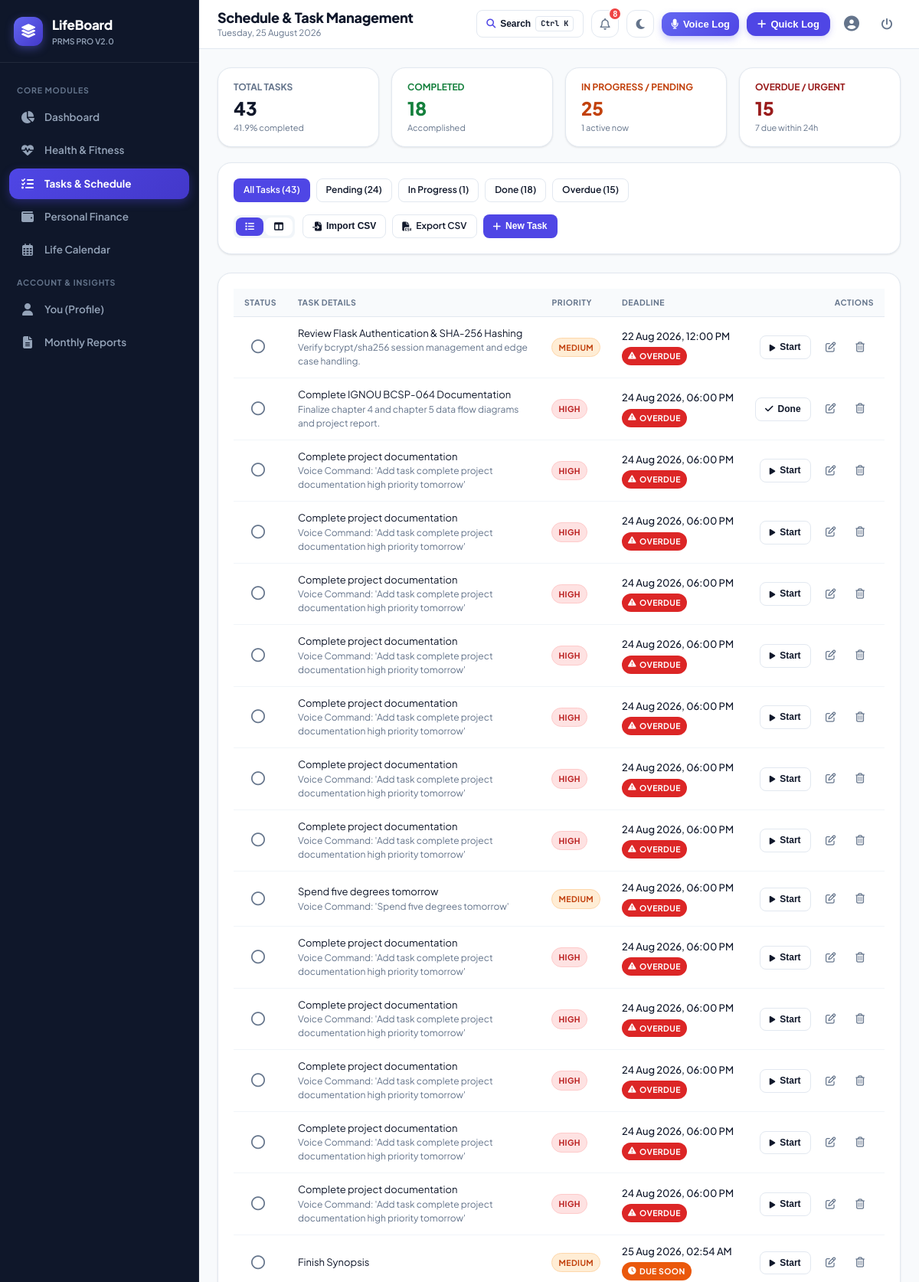
/tasks (signed in, upper part), run on the app's committed database.
### tables this page shows
CREATE TABLE tasks (
        task_id INTEGER PRIMARY KEY AUTOINCREMENT,
        user_id INTEGER NOT NULL,
        title VARCHAR(100) NOT NULL,
        description TEXT,
        priority VARCHAR(10) NOT NULL CHECK (priority IN ('high', 'medium', 'low')),
        status VARCHAR(15) DEFAULT 'pending' CHECK (status IN ('pending', 'in_progress', 'done')),
        deadline DATETIME NOT NULL,
        completed_at DATETIME,
        created_at DATETIME DEFAULT CURRENT_TIMESTAMP,
        FOREIGN KEY (user_id) REFERENCES users(user_id) ON DELETE CASCADE
    );

### app.py (the view)
@app.route('/tasks')
@login_required
def tasks():
    user_id = session['user_id']
    filter_status = request.args.get('status', 'all').lower()
    view_mode = request.args.get('view', 'list') # 'list' or 'board'
    task_list = models.get_user_tasks(user_id, filter_status=filter_status)
    task_summary = models.get_task_summary(user_id)
    pending_tasks = [t for t in task_list if t['status'] == 'pending']
    in_progress_tasks = [t for t in task_list if t['status'] == 'in_progress']
    done_tasks = [t for t in task_list if t['status'] == 'done']
    return render_template('tasks/index.html',
                           tasks=task_list,
                           summary=task_summary,
                           current_filter=filter_status,
                           view_mode=view_mode,
                           pending_tasks=pending_tasks,
                           in_progress_tasks=in_progress_tasks,
                           done_tasks=done_tasks)

### templates/tasks/index.html (shortened to what this page needs)
{% extends "base.html" %}
{% block page_title %}Schedule & Task Management{% endblock %}
{% block content %}
<div class="grid-4">
  <div class="card" style="padding: 16px 20px;">
    <div style="font-size: 12px; font-weight: 700; color: var(--text-muted); text-transform: uppercase;">Total Tasks</div>
    <div style="font-size: 24px; font-weight: 800; color: var(--text-main);">{{ summary.total }}</div>
    <div style="font-size: 11px; color: var(--text-muted);">{{ summary.completion_rate }}% completed</div>
  </div>
  <div class="card" style="padding: 16px 20px;">
    <div style="font-size: 12px; font-weight: 700; color: #15803d; text-transform: uppercase;">Completed</div>
    <div style="font-size: 24px; font-weight: 800; color: #15803d;">{{ summary.done }}</div>
    <div style="font-size: 11px; color: var(--text-muted);">Accomplished</div>
  </div>
  <div class="card" style="padding: 16px 20px;">
    <div style="font-size: 12px; font-weight: 700; color: #c2410c; text-transform: uppercase;">In Progress / Pending</div>
    <div style="font-size: 24px; font-weight: 800; color: #c2410c;">{{ summary.pending + summary.in_progress }}</div>
    <div style="font-size: 11px; color: var(--text-muted);">{{ summary.in_progress }} active now</div>
  </div>
  <div class="card" style="padding: 16px 20px;">
    <div style="font-size: 12px; font-weight: 700; color: #991b1b; text-transform: uppercase;">Overdue / Urgent</div>
    <div style="font-size: 24px; font-weight: 800; color: #991b1b;">{{ summary.overdue }}</div>
    <div style="font-size: 11px; color: var(--text-muted);">{{ summary.due_soon }} due within 24h</div>
  </div>
</div>
<div class="card" style="margin-bottom: 24px;">
  <div style="display: flex; justify-content: space-between; align-items: center; flex-wrap: wrap; gap: 16px;">
    <div style="display: flex; gap: 8px; flex-wrap: wrap;">
      <a href="{{ url_for('tasks', status='all', view=view_mode) }}" class="btn btn-sm {% if current_filter == 'all' %}btn-primary{% else %}btn-secondary{% endif %}">
        All Tasks ({{ summary.total }})
      </a>
      <a href="{{ url_for('tasks', status='pending', view=view_mode) }}" class="btn btn-sm {% if current_filter == 'pending' %}btn-primary{% else %}btn-secondary{% endif %}">
        Pending ({{ summary.pending }})
      </a>
      <a href="{{ url_for('tasks', status='in_progress', view=view_mode) }}" class="btn btn-sm {% if current_filter == 'in_progress' %}btn-primary{% else %}btn-secondary{% endif %}">
        In Progress ({{ summary.in_progress }})
      </a>
      <a href="{{ url_for('tasks', status='done', view=view_mode) }}" class="btn btn-sm {% if current_filter == 'done' %}btn-primary{% else %}btn-secondary{% endif %}">
        Done ({{ summary.done }})
      </a>
      <a href="{{ url_for('tasks', status='overdue', view=view_mode) }}" class="btn btn-sm {% if current_filter == 'overdue' %}btn-danger{% else %}btn-secondary{% endif %}">
        Overdue ({{ summary.overdue }})
      </a>
    </div>
    <div style="display: flex; gap: 10px; align-items: center;">
      <div style="background: #f1f5f9; padding: 3px; border-radius: 8px; display: flex; gap: 2px;">
        <a href="{{ url_for('tasks', status=current_filter, view='list') }}" class="btn btn-sm {% if view_mode == 'list' %}btn-primary{% else %}btn-secondary{% endif %}" style="border: none;" title="List View">
          <i class="fa-solid fa-list"></i>
        </a>
        <a href="{{ url_for('tasks', status=current_filter, view='board') }}" class="btn btn-sm {% if view_mode == 'board' %}btn-primary{% else %}btn-secondary{% endif %}" style="border: none;" title="Kanban Board View">
          <i class="fa-solid fa-table-columns"></i>
        </a>
      </div>
      <div style="display: flex; gap: 8px; flex-wrap: wrap;">
        <button class="btn btn-secondary btn-sm" onclick="openModal('importTaskCsvModal')" title="Import Tasks from CSV">
          <i class="fa-solid fa-file-import"></i> Import CSV
        </button>
        <a href="{{ url_for('export_csv', module_name='tasks') }}" class="btn btn-secondary btn-sm" title="Export Tasks to CSV">
          <i class="fa-solid fa-file-csv"></i> Export CSV
        </a>
        <button class="btn btn-primary btn-sm" onclick="openModal('addTaskModal')">
          <i class="fa-solid fa-plus"></i> New Task
        </button>
      </div>
    </div>
  </div>
</div>
{% if view_mode == 'board' %}
<div class="kanban-grid">
  <div class="kanban-col">
    <div class="kanban-header">
      <span><i class="fa-regular fa-circle" style="color: #64748b; margin-right: 6px;"></i>Pending</span>
      <span class="badge badge-secondary">{{ pending_tasks | length }}</span>
    </div>
    {% for task in pending_tasks %}
    <div class="kanban-card">
      <div style="display: flex; justify-content: space-between; align-items: flex-start; margin-bottom: 6px;">
        <span class="badge badge-priority-{{ task.priority }}">{{ task.priority }}</span>
        {% if task.is_overdue %}
          <span class="badge badge-overdue">OVERDUE</span>
        {% elif task.is_due_soon %}
          <span class="badge badge-due-soon">Due Soon</span>
        {% endif %}
      </div>
      <h4 style="font-size: 14px; margin-bottom: 6px;">{{ task.title }}</h4>
      {% if task.description %}
      <p style="font-size: 12px; color: var(--text-muted); margin-bottom: 10px;">{{ task.description }}</p>
      {% endif %}
      <div style="font-size: 11px; color: var(--text-muted); margin-bottom: 10px;">
        <i class="fa-regular fa-clock"></i> {{ task.deadline_dt.strftime('%d %b, %I:%M %p') }}
      </div>
      <div style="display: flex; gap: 6px; border-top: 1px solid var(--border-light); padding-top: 8px;">
        <form action="{{ url_for('update_task_status_route', task_id=task.task_id) }}" method="POST" style="margin: 0;">
          <input type="hidden" name="status" value="in_progress">
          <button type="submit" class="btn btn-secondary btn-sm" style="font-size: 11px;">Start</button>
        </form>
        <form action="{{ url_for('update_task_status_route', task_id=task.task_id) }}" method="POST" style="margin: 0;">
          <input type="hidden" name="status" value="done">
          <button type="submit" class="btn btn-secondary btn-sm" style="font-size: 11px;"><i class="fa-solid fa-check"></i> Done</button>
        </form>
      </div>
    </div>
    {% endfor %}
  </div>
  <div class="kanban-col">
    <div class="kanban-header">
      <span><i class="fa-solid fa-spinner" style="color: #ea580c; margin-right: 6px;"></i>In Progress</span>
      <span class="badge badge-secondary">{{ in_progress_tasks | length }}</span>
    </div>
    {% for task in in_progress_tasks %}
    <div class="kanban-card" style="border-left: 3px solid #ea580c;">
      <div style="display: flex; justify-content: space-between; align-items: flex-start; margin-bottom: 6px;">
        <span class="badge badge-priority-{{ task.priority }}">{{ task.priority }}</span>
        {% if task.is_overdue %}
          <span class="badge badge-overdue">OVERDUE</span>
        {% elif task.is_due_soon %}
          <span class="badge badge-due-soon">Due Soon</span>
        {% endif %}
      </div>
      <h4 style="font-size: 14px; margin-bottom: 6px;">{{ task.title }}</h4>
      {% if task.description %}
      <p style="font-size: 12px; color: var(--text-muted); margin-bottom: 10px;">{{ task.description }}</p>
      {% endif %}
      <div style="font-size: 11px; color: var(--text-muted); margin-bottom: 10px;">
        <i class="fa-regular fa-clock"></i> {{ task.deadline_dt.strftime('%d %b, %I:%M %p') }}
      </div>
      <div style="display: flex; gap: 6px; border-top: 1px solid var(--border-light); padding-top: 8px;">
        <form action="{{ url_for('update_task_status_route', task_id=task.task_id) }}" method="POST" style="margin: 0;">
          <input type="hidden" name="status" value="done">
          <button type="submit" class="btn btn-primary btn-sm" style="font-size: 11px;"><i class="fa-solid fa-check"></i> Complete</button>
        </form>
      </div>
    </div>
    {% endfor %}
  </div>
  <div class="kanban-col">
    <div class="kanban-header">
      <span><i class="fa-solid fa-circle-check" style="color: var(--success); margin-right: 6px;"></i>Completed</span>
      <span class="badge badge-secondary">{{ done_tasks | length }}</span>
    </div>
    {% for task in done_tasks %}
    <div class="kanban-card" style="opacity: 0.75;">
      <h4 style="font-size: 14px; text-decoration: line-through; margin-bottom: 6px;">{{ task.title }}</h4>
      <div style="font-size: 11px; color: var(--text-muted);">
        Completed on {{ task.completed_at or 'Recently' }}
      </div>
    </div>
    {% endfor %}
  </div>
</div>
{% else %}
<div class="card">
  {% if tasks %}
  <div class="table-responsive desktop-only-table">
    <table class="table-custom">
      <thead>
        <tr>
          <th style="width: 40px;">Status</th>
          <th>Task Details</th>
          <th>Priority</th>
          <th>Deadline</th>
          <th style="text-align: right;">Actions</th>
        </tr>
      </thead>
      <tbody>
        {% for t in tasks %}
        <tr class="{% if t.status == 'done' %}task-item status-done{% endif %}">
          <td>
            <form action="{{ url_for('update_task_status_route', task_id=t.task_id) }}" method="POST" style="margin: 0;">
              {% if t.status == 'done' %}
                <input type="hidden" name="status" value="pending">
                <button type="submit" class="btn-icon" title="Mark as Pending" style="color: var(--success);">
                  <i class="fa-solid fa-circle-check" style="font-size: 18px;"></i>
                </button>
              {% else %}
                <button type="submit" class="btn-icon" title="Mark as Done" onclick="triggerConfetti()">
                  <i class="fa-regular fa-circle" style="font-size: 18px;"></i>
                </button>
              {% endif %}
            </form>
          </td>
          <td>
            <div class="task-title" style="{% if t.status == 'done' %}text-decoration: line-through; color: var(--text-muted);{% endif %}">
              {{ t.title }}
            </div>
            {% if t.description %}
            <div style="font-size: 12px; color: var(--text-muted);">{{ t.description }}</div>
            {% endif %}
          </td>
          <td>
            <span class="badge badge-priority-{{ t.priority }}">{{ t.priority }}</span>
          </td>
          <td>
            <div style="font-size: 13px; font-weight: 500; white-space: nowrap;">
              {{ t.deadline_dt.strftime('%d %b %Y, %I:%M %p') }}
            </div>
            {% if t.is_overdue %}
              <span class="badge badge-overdue" style="margin-top: 4px;"><i class="fa-solid fa-triangle-exclamation"></i> OVERDUE</span>
            {% elif t.is_due_soon %}
              <span class="badge badge-due-soon" style="margin-top: 4px;"><i class="fa-solid fa-clock"></i> Due Soon</span>
            {% endif %}
          </td>
          <td style="text-align: right; white-space: nowrap;">
            {% if t.status != 'done' %}
            <form action="{{ url_for('update_task_status_route', task_id=t.task_id) }}" method="POST" style="display: inline-block; margin-right: 6px;">
              <button type="submit" class="btn btn-secondary btn-sm" {% if t.status == 'in_progress' %}onclick="triggerConfetti()"{% endif %}>
                {% if t.status == 'pending' %}<i class="fa-solid fa-play" style="font-size: 10px;"></i> Start{% else %}<i class="fa-solid fa-check"></i> Done{% endif %}
              </button>
            </form>
            {% endif %}
            <button type="button" class="btn-icon" title="Edit Task" onclick="openEditTaskModal({{ t.task_id }}, '{{ t.title | escape }}', '{{ (t.description or '') | escape }}', '{{ t.priority }}', '{{ t.deadline }}')">
              <i class="fa-regular fa-pen-to-square"></i>
            </button>
            <form action="{{ url_for('delete_task_route', task_id=t.task_id) }}" method="POST" style="display: inline;" data-confirm="Are you sure you want to delete this task?">
              <button type="submit" class="btn-icon danger" title="Delete Task">
                <i class="fa-regular fa-trash-can"></i>
              </button>
            </form>
          </td>
        </tr>
        {% endfor %}
      </tbody>
    </table>
  </div>
  {% endif %}
</div>
{% endif %}
{% endblock %}

### data on the page
tasks: status "pending" (drawn), title "Review Flask Authentication & SHA-256 Hashing", description "Verify bcrypt/sha256 session management and edge case handling.", priority "MEDIUM", deadline_dt "22 Aug 2026, 12:00 PM", shows "OVERDUE"
tasks: status "in_progress" (drawn), title "Complete IGNOU BCSP-064 Documentation", description "Finalize chapter 4 and chapter 5 data flow diagrams and project report.", priority "HIGH", deadline_dt "24 Aug 2026, 06:00 PM", shows "OVERDUE"
tasks: status "pending" (drawn), title "Complete project documentation", description "Voice Command: 'Add task complete project documentation high priority tomorrow'", priority "HIGH", deadline_dt "24 Aug 2026, 06:00 PM", shows "OVERDUE"
tasks: status "pending" (drawn), title "Complete project documentation", description "Voice Command: 'Add task complete project documentation high priority tomorrow'", priority "HIGH", deadline_dt "24 Aug 2026, 06:00 PM", shows "OVERDUE"
tasks: status "pending" (drawn), title "Complete project documentation", description "Voice Command: 'Add task complete project documentation high priority tomorrow'", priority "HIGH", deadline_dt "24 Aug 2026, 06:00 PM", shows "OVERDUE"
tasks: status "pending" (drawn), title "Complete project documentation", description "Voice Command: 'Add task complete project documentation high priority tomorrow'", priority "HIGH", deadline_dt "24 Aug 2026, 06:00 PM", shows "OVERDUE"
tasks: status "pending" (drawn), title "Complete project documentation", description "Voice Command: 'Add task complete project documentation high priority tomorrow'", priority "HIGH", deadline_dt "24 Aug 2026, 06:00 PM", shows "OVERDUE"
tasks: status "pending" (drawn), title "Complete project documentation", description "Voice Command: 'Add task complete project documentation high priority tomorrow'", priority "HIGH", deadline_dt "24 Aug 2026, 06:00 PM", shows "OVERDUE"
tasks: status "pending" (drawn), title "Complete project documentation", description "Voice Command: 'Add task complete project documentation high priority tomorrow'", priority "HIGH", deadline_dt "24 Aug 2026, 06:00 PM", shows "OVERDUE"
tasks: status "pending" (drawn), title "Spend five degrees tomorrow", description "Voice Command: 'Spend five degrees tomorrow'", priority "MEDIUM", deadline_dt "24 Aug 2026, 06:00 PM", shows "OVERDUE"
tasks: status "pending" (drawn), title "Complete project documentation", description "Voice Command: 'Add task complete project documentation high priority tomorrow'", priority "HIGH", deadline_dt "24 Aug 2026, 06:00 PM", shows "OVERDUE"
tasks: status "pending" (drawn), title "Complete project documentation", description "Voice Command: 'Add task complete project documentation high priority tomorrow'", priority "HIGH", deadline_dt "24 Aug 2026, 06:00 PM", shows "OVERDUE"
tasks: status "pending" (drawn), title "Complete project documentation", description "Voice Command: 'Add task complete project documentation high priority tomorrow'", priority "HIGH", deadline_dt "24 Aug 2026, 06:00 PM", shows "OVERDUE"
tasks: status "pending" (drawn), title "Complete project documentation", description "Voice Command: 'Add task complete project documentation high priority tomorrow'", priority "HIGH", deadline_dt "24 Aug 2026, 06:00 PM", shows "OVERDUE"
tasks: status "pending" (drawn), title "Complete project documentation", description "Voice Command: 'Add task complete project documentation high priority tomorrow'", priority "HIGH", deadline_dt "24 Aug 2026, 06:00 PM", shows "OVERDUE"
tasks: status "pending" (drawn), title "Finish Synopsis", priority "MEDIUM", deadline_dt "25 Aug 2026, 02:54 AM", shows "DUE SOON"

### other printed values
{{ unread_notifications_count }} "8"
{{ summary.total }} "43"
{{ summary.completion_rate }} "41.9"
{{ summary.done }} "18"
{{ summary.pending + summary.in_progress }} "25"
{{ summary.in_progress }} "1"
{{ summary.overdue }} "15"
{{ summary.due_soon }} "7"
{{ summary.pending }} "24"
